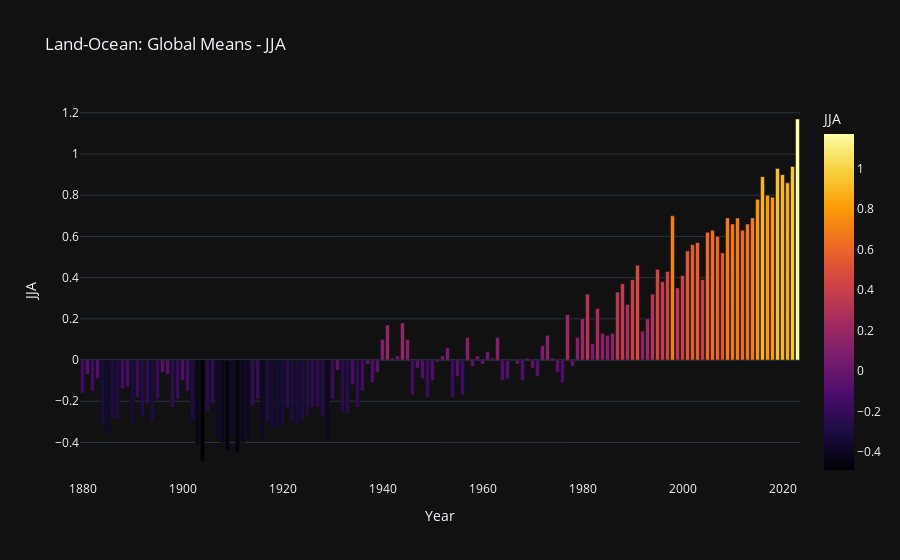

Notebook code cell kept with this figure:
### Markdown cell above
### Colour-coded vertical bar chart in Plotly

### Code cell
period = 'JJA'
scale = 'inferno'
px.bar(df, x='Year', y = period, color="JJA", title = f"{title} - {period}", color_continuous_scale=scale, template='plotly_dark')

### Figure 1 — Plotly figure (JSON) as saved in the notebook; plotly's stock layout.template omitted (floating-point values rounded to 4 significant figures; data arrays with more than 128 entries replaced by an {"elided": "..."} marker saying what was removed)
{"data": [{"alignmentgroup": "True", "hovertemplate": "Year=%{x}<br>JJA=%{marker.color}<extra></extra>", "legendgroup": "", "marker": {"color": {"elided": "144 float values"}, "coloraxis": "coloraxis", "pattern": {"shape": ""}}, "name": "", "offsetgroup": "", "orientation": "v", "showlegend": false, "textposition": "auto", "type": "bar", "x": {"elided": "144 int values"}, "xaxis": "x", "y": {"elided": "144 float values"}, "yaxis": "y"}], "layout": {"barmode": "relative", "coloraxis": {"colorbar": {"title": {"text": "JJA"}}, "colorscale": [[0, "#000004"], [0.1111, "#1b0c41"], [0.2222, "#4a0c6b"], [0.3333, "#781c6d"], [0.4444, "#a52c60"], [0.5556, "#cf4446"], [0.6667, "#ed6925"], [0.7778, "#fb9b06"], [0.8889, "#f7d13d"], [1, "#fcffa4"]]}, "legend": {"tracegroupgap": 0}, "title": {"text": "Land-Ocean: Global Means - JJA"}, "xaxis": {"anchor": "y", "domain": [0, 1], "title": {"text": "Year"}}, "yaxis": {"anchor": "x", "domain": [0, 1], "title": {"text": "JJA"}}}}
